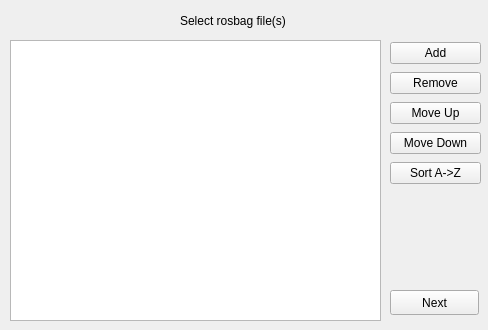
<?xml version="1.0" encoding="UTF-8"?>
<ui version="4.0">
 <class>Wiz_1</class>
 <widget class="QWidget" name="Wiz_1">
  <property name="geometry">
   <rect>
    <x>0</x>
    <y>0</y>
    <width>488</width>
    <height>330</height>
   </rect>
  </property>
  <property name="windowTitle">
   <string>Create *.DADS File Wizard </string>
  </property>
  <widget class="QLabel" name="label">
   <property name="geometry">
    <rect>
     <x>180</x>
     <y>10</y>
     <width>141</width>
     <height>21</height>
    </rect>
   </property>
   <property name="text">
    <string>Select rosbag file(s)</string>
   </property>
  </widget>
  <widget class="QPushButton" name="nextB">
   <property name="geometry">
    <rect>
     <x>390</x>
     <y>290</y>
     <width>89</width>
     <height>25</height>
    </rect>
   </property>
   <property name="text">
    <string>Next</string>
   </property>
  </widget>
  <widget class="QListWidget" name="baglist">
   <property name="geometry">
    <rect>
     <x>10</x>
     <y>40</y>
     <width>371</width>
     <height>281</height>
    </rect>
   </property>
   <property name="dragEnabled">
    <bool>false</bool>
   </property>
   <property name="sortingEnabled">
    <bool>false</bool>
   </property>
  </widget>
  <widget class="QWidget" name="">
   <property name="geometry">
    <rect>
     <x>390</x>
     <y>40</y>
     <width>91</width>
     <height>151</height>
    </rect>
   </property>
   <layout class="QVBoxLayout" name="verticalLayout">
    <item>
     <widget class="QPushButton" name="addB">
      <property name="text">
       <string>Add</string>
      </property>
     </widget>
    </item>
    <item>
     <widget class="QPushButton" name="removeB">
      <property name="text">
       <string>Remove</string>
      </property>
     </widget>
    </item>
    <item>
     <widget class="QPushButton" name="moveUpB">
      <property name="text">
       <string>Move Up</string>
      </property>
     </widget>
    </item>
    <item>
     <widget class="QPushButton" name="moveDownB">
      <property name="text">
       <string>Move Down</string>
      </property>
     </widget>
    </item>
    <item>
     <widget class="QPushButton" name="sortB">
      <property name="text">
       <string>Sort A-&gt;Z</string>
      </property>
     </widget>
    </item>
   </layout>
  </widget>
 </widget>
 <resources/>
 <connections/>
</ui>
